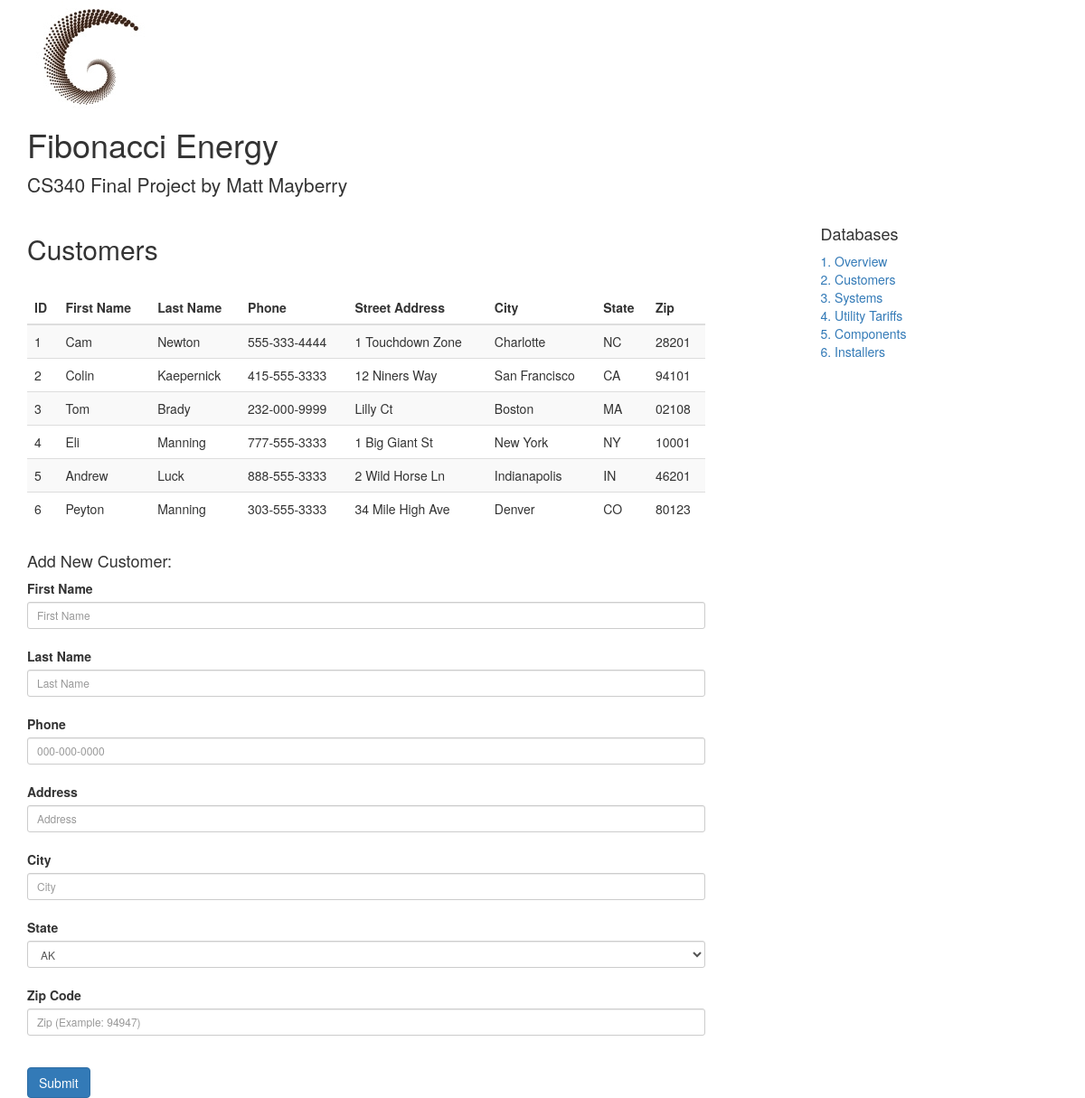
Screenshot of /customers_db.php with the database file from the repository.
### tables this page shows
CREATE TABLE customers (
  id SMALLINT UNSIGNED NOT NULL AUTO_INCREMENT,
  first_name VARCHAR(45) NOT NULL,
  last_name VARCHAR(45) NOT NULL,
  phone VARCHAR(45) NOT NULL,
  street VARCHAR(45) NOT NULL,
  city VARCHAR(45) NOT NULL,
  state VARCHAR(2) NOT NULL,
  zip VARCHAR(5),
  PRIMARY KEY  (id)
);

### customers_db.php (the view, shortened to what this page needs)
<!DOCTYPE html>
<html lang="en">
  <head>
    <link href="css/bootstrap.min.css" rel="stylesheet">
 </head>
  <body>
    <div class="container">
      <div class="blog-header">
        <img src="logo.png" class="img-rounded">
        <h1 class="blog-title">Fibonacci Energy</h1>
        <p class="lead blog-description">CS340 Final Project by Matt Mayberry</p>
      </div>
      <div class="row">
        <div class="col-sm-8 blog-main">
          <div class="blog-post">
            <h2 class="blog-post-title">Customers</h2>
              <div class="table-responsive">
                <table class="table table-striped">
                  <thead>
                      <th>ID</th>
                      <th>First Name</th>
                      <th>Last Name</th>
                      <th>Phone</th>
                      <th>Street Address</th>
                      <th>City</th>
                      <th>State</th>
                      <th>Zip</th>
                  </thead>
                  <tbody>
                    <?php
                    $servername = "oniddb.cws.oregonstate.edu";
                    $username = "mayberrm-db";
                    $password = "6WkeIuOq07u840wg";
                    $dbname = "mayberrm-db";
                    $conn = new mysqli($servername, $username, $password, $dbname);
                    $sql = "SELECT * FROM customers";
                    $result = $conn->query($sql);
                    if ($result->num_rows > 0) {
                        while($row = $result->fetch_assoc()) {
                            echo "<tr><td>".$row["id"]."</td><td>".$row["first_name"]."</td><td>".$row["last_name"]."</td><td>".$row["phone"]."</td><td>".$row["street"]."</td><td>".$row["city"]."</td><td>".$row["state"]."</td><td>".$row["zip"]."</td></tr>" ;
                        }
                    } else {
                        echo "0 results";
                    }
                    ?>
                  </tbody>
              </table>
            </div>
            <div>
              <h4>Add New Customer:</h4>
               <form action="add_customer.php" method="post">
                <div class="form-group form-group-sm">
                  <label for="first_name">First Name</label><br>
                  <input class="form-control" type="text" id="first_name" name="first_name" placeholder="First Name"><br>
                  <label for="last_name">Last Name</label><br>
                  <input class="form-control" type="text" id="last_name" name="last_name" placeholder="Last Name"><br>
                  <label for="phone">Phone</label><br>
                  <input class="form-control" type="tel" id="phone" name="phone" placeholder="000-000-0000"><br>
                  <label for="address">Address</label><br>
                  <input class="form-control" type="text" id="address" name="address" placeholder="Address"><br>
                  <label for="city">City</label><br>
                  <input class="form-control" type="text" id="city" name="city" placeholder="City"><br>
                  <label for="state" name="state">State</label><br>
                  <select class="form-control" name="state">
                    <option value="AK">AK</option>
                  </select><br>
                  <label for="zip">Zip Code</label><br>
                  <input class="form-control" type="text" id="zip" name="zip" placeholder="Zip (Example: 94947)"><br>
                </div>
                <button type="submit" class="btn btn-primary">Submit</button>
              </form>
            </div>
          </div>
        </div>
        <div class="col-sm-3 col-sm-offset-1 blog-sidebar">
          <div class="sidebar-module">
            <h4>Databases</h4>
                  <ol class="list-unstyled">
                    <li><a href="index.html">1. Overview</a></li>
                    <li><a href="customers_db.php">2. Customers</a></li>
                    <li><a href="systems_db.php">3. Systems</a></li>
                    <li><a href="utility-tariffs_db.php">4. Utility Tariffs</a><li>
                    <li><a href="components_db.php">5. Components</a></li>
                    <li><a href="installers_db.php">6. Installers</a></li>
              </ol>
          </div>
        </div>
      </div>
    </div>
  </body>
</html>

### rows the page displays
customers: id "1", first_name "Cam", last_name "Newton", phone "555-333-4444", street "1 Touchdown Zone", city "Charlotte", state "NC", zip "28201"
customers: id "2", first_name "Colin", last_name "Kaepernick", phone "415-555-3333", street "12 Niners Way", city "San Francisco", state "CA", zip "94101"
customers: id "3", first_name "Tom", last_name "Brady", phone "232-000-9999", street "Lilly Ct", city "Boston", state "MA", zip "02108"
customers: id "4", first_name "Eli", last_name "Manning", phone "777-555-3333", street "1 Big Giant St", city "New York", state "NY", zip "10001"
customers: id "5", first_name "Andrew", last_name "Luck", phone "888-555-3333", street "2 Wild Horse Ln", city "Indianapolis", state "IN", zip "46201"
customers: id "6", first_name "Peyton", last_name "Manning", phone "303-555-3333", street "34 Mile High Ave", city "Denver", state "CO", zip "80123"
